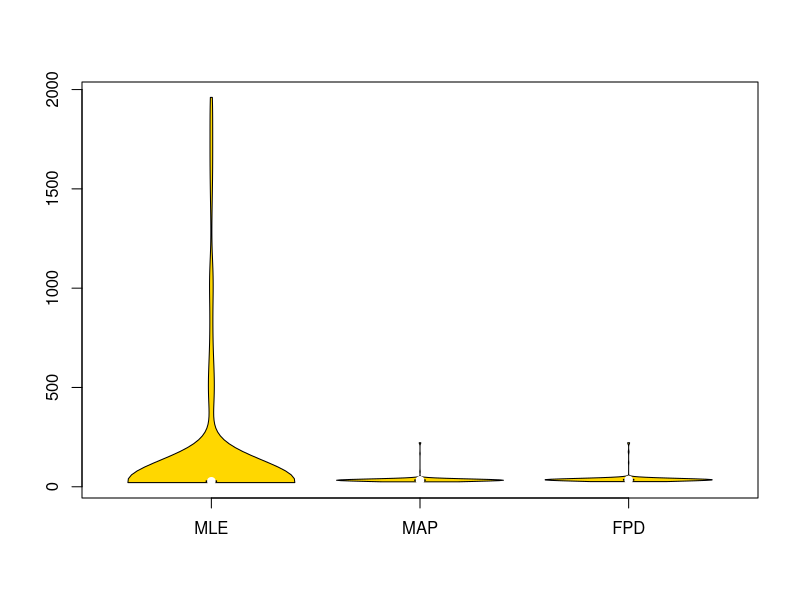
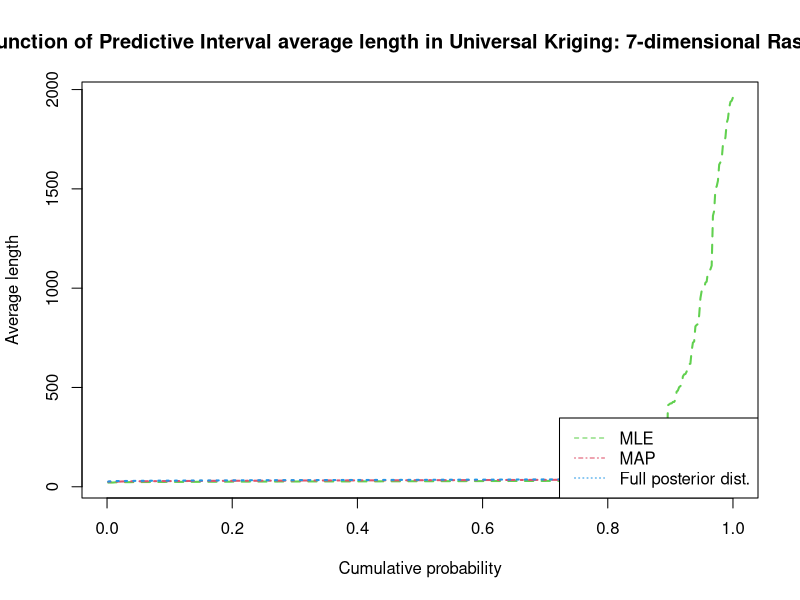

Recreate these plots in R, in order.
NOM_MLE <- "MLE"
NOM_MAP <- "MAP"
NOM_BAYESIEN <- "Full posterior dist."
NOM_BARYESIEN_APPROX <- NULL
TITRE_GRAPHE <- paste("Quantile function of Predictive Interval average length in Universal Kriging: 7-dimensional Rastrigin function")
LEGENDE_ABSCISSES <- "Cumulative probability"
LEGENDE_ORDONNEES <- "Average length"

Longueurs_moyennes_intervalles_pari <- read.table("matrice_longueurs_moyennes_intervalles_pari.txt", as.is = TRUE)
    
Longueurs_moyennes_intervalles_pari_MLE <- sort(Longueurs_moyennes_intervalles_pari[,1],decreasing=FALSE)
Longueurs_moyennes_intervalles_pari_MAP <- sort(Longueurs_moyennes_intervalles_pari[,2],decreasing=FALSE)
Longueurs_moyennes_intervalles_pari_BAYES <- sort(Longueurs_moyennes_intervalles_pari[,3],decreasing=FALSE)



##Creation du plot : longueur moyenne de l'interalle de pari (MLE,MAP ou full-bayésien) en fonction de la longeur moyenne de l'intervalle de pari juste.

library(vioplot)
vioplot(Longueurs_moyennes_intervalles_pari_MLE, Longueurs_moyennes_intervalles_pari_MAP,Longueurs_moyennes_intervalles_pari_BAYES,  names=c("MLE", "MAP", "FPD"),col="gold")

dev.copy(pdf,"Violon_longueurs_moyennes_intervalles_pari.pdf")
dev.off()

 
#plot(x=c(min(Longueurs_moyennes_intervalles_pari_VRAI),max(Longueurs_moyennes_intervalles_pari_VRAI)),y=c(min(Longueurs_moyennes_intervalles_pari),max(Longueurs_moyennes_intervalles_pari)), type="n", main=TITRE_GRAPHE, xlab=LEGENDE_ABSCISSES, ylab=LEGENDE_ORDONNEES)
plot(x=c(0,1),y=c(min(Longueurs_moyennes_intervalles_pari),max(Longueurs_moyennes_intervalles_pari)), type="n", main=TITRE_GRAPHE, xlab=LEGENDE_ABSCISSES, ylab=LEGENDE_ORDONNEES)
abscisses <- 1/nrow(Longueurs_moyennes_intervalles_pari) * 1:nrow(Longueurs_moyennes_intervalles_pari)
    lines(abscisses, Longueurs_moyennes_intervalles_pari_MLE ,col=3, lwd=2, lty=2)
    lines(abscisses, Longueurs_moyennes_intervalles_pari_MAP ,col=2, lwd=2, lty=4)
    lines(abscisses, Longueurs_moyennes_intervalles_pari_BAYES, col=4, lwd=2, lty=3)
    #lines(abscisses, Frequences_appartient_intervalle_pari_BAYES_APPROX, col=4, lty=3, lwd=1)
legende <- c(NOM_MLE,NOM_MAP,NOM_BAYESIEN)
lwd <- 2*c(1,1,1)
lty <- c(2,4,3)
col <- c(3,2,4)
legend("bottomright", legende, lty=lty, col=col)
dev.copy(pdf,"Quantile_longueurs_moyennes_intervalles_pari.pdf")
dev.off()
